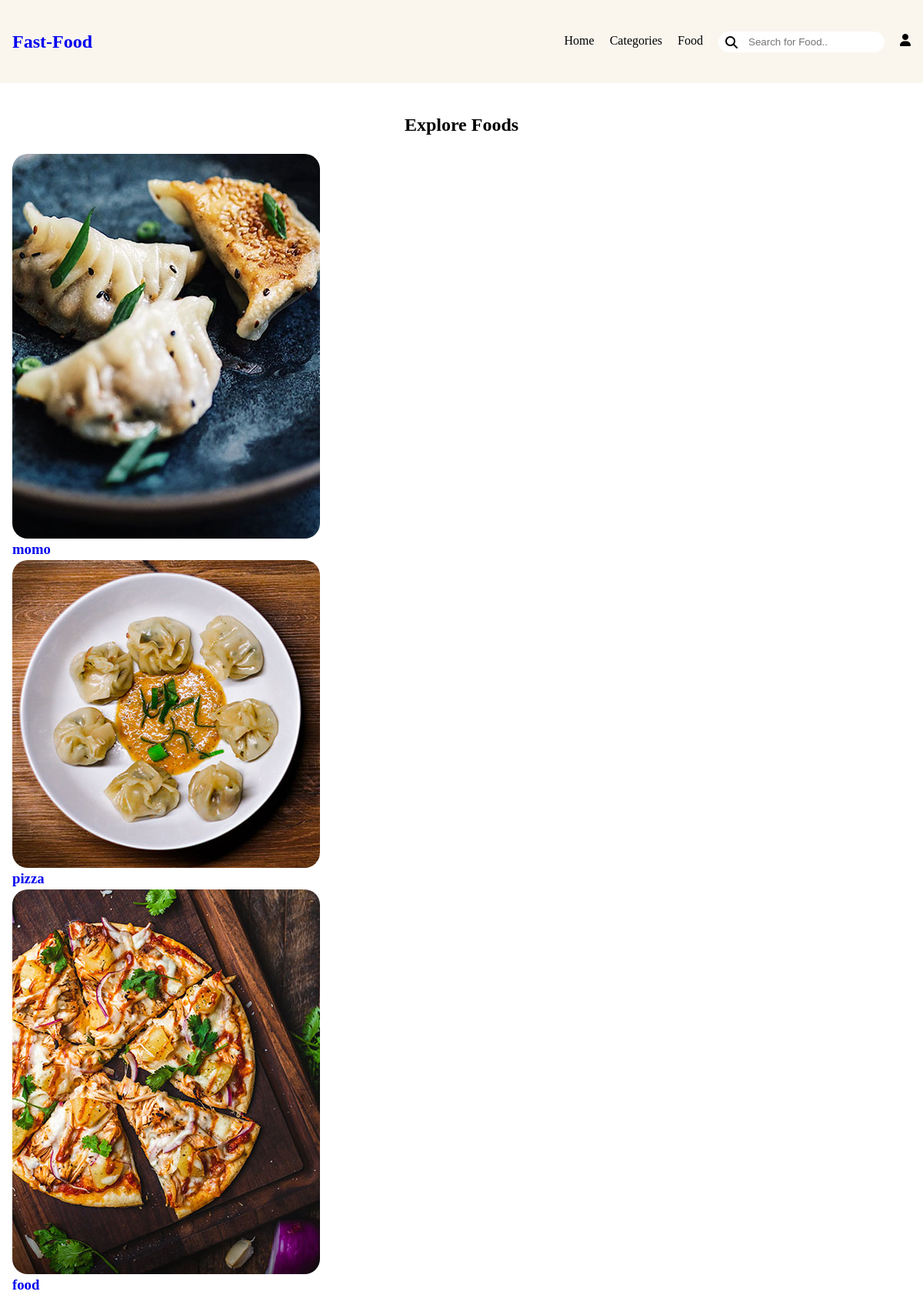
The page /food-order/category.php on the database its author committed.
### tables this page shows
CREATE TABLE `tbl_category` (
  `id` int(10) UNSIGNED NOT NULL,
  `title` varchar(100) NOT NULL,
  `image_name` varchar(255) NOT NULL,
  `featured` varchar(10) NOT NULL,
  `active` varchar(10) NOT NULL
);

### food-order/category.php (the view, shortened to what this page needs)
<?php
    include('config/constants.php');
?>
<?php include('partials-front/menu.php')?>
    <section class="categories">
        <div class="container">
            <h2 class="text-center">Explore Foods</h2>
        <?php
        $sql = "SELECT * FROM tbl_category WHERE active='Yes' AND featured='Yes'";
        $res = mysqli_query($conn, $sql);
        $count = mysqli_num_rows($res);
        if ($count > 0) {
            while ($row = mysqli_fetch_assoc($res)) {
                $id = $row['id'];
                $title = $row['title'];
                $image_name = $row['image_name'];
                ?>
                <a href="category-foods.php?category_id=<?php echo $id; ?>">
                    <div class="box-3 float-container">
                        <?php
                        if ($image_name == "") {
                            echo "<div style='color:red'>Image Not Available</div>";
                        } else {
                            ?>
                            <img src="<?php echo SITEURL; ?>images/category/<?php echo $image_name; ?>" alt="<?php echo $title; ?>" class="img-responsive img-curve">
                            <?php
                        }
                        ?>
                        <h3 class="float-text text-white"><?php echo $title; ?></h3>
                    </div>
                </a>
                <?php
            }
        } else {
            echo "<div style='color:red'>Category not added</div>";
        }
        ?>
        </div>
    </section>

### food-order/css/styles.css (style rules this page uses)
* { margin: 0; padding: 0; box-sizing: border-box; }
body { min-width: 320px; font-size: 1rem; font-weight: normal; line-height: 1.5; overflow-x: hidden; }
a { text-decoration: none; }
.container { margin:0 auto; max-width: 1200px; padding: 16px; }
.categories h2 { display: flex; flex-basis: 100%; justify-content: center; padding-block: 20px; }
.img-curve { border-radius: 20px; }

### rows shown on the page
tbl_category: image_name (picture), title "momo"
tbl_category: image_name (picture), title "pizza"
tbl_category: image_name+title (picture), title "food"
